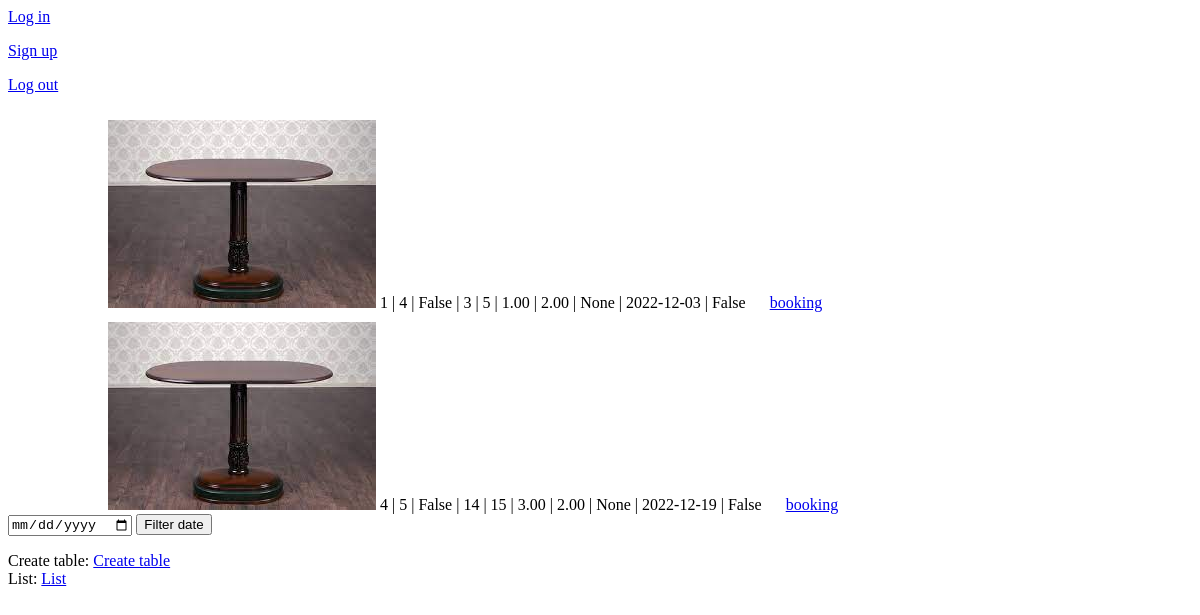
The app's page /, older data.
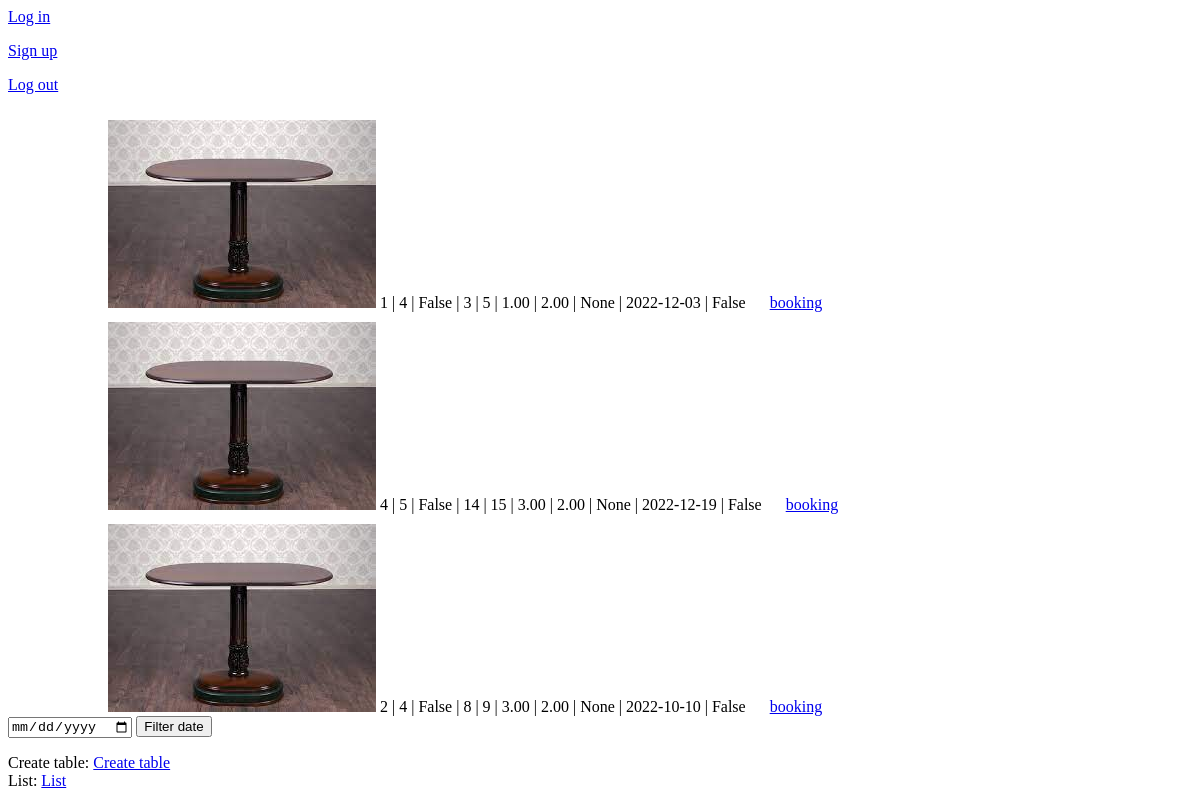
The same page, newer data.
### Site/models.py (models this page shows)
class Table(models.Model):
    number = models.IntegerField()
    num_seats = models.IntegerField()
    shape = models.BooleanField()
    x_coord = models.IntegerField()
    y_coord = models.IntegerField()
    width = models.DecimalField(max_digits=3, decimal_places=2)
    high = models.DecimalField(max_digits=3, decimal_places=2)
    radius = models.IntegerField(null=True, blank=True)
    date = models.DateField()
    booking = models.BooleanField(default=False)
    def __str__(self):
        return f'{self.number} | {self.num_seats} | {self.shape} | {self.x_coord} | {self.y_coord} | {self.width} | {self.high} | {self.radius} | {self.date} | {self.booking} '

### Site/views.py (the view)
# urls.py: path('', TableListView1.as_view(), name = 'index'),
class TableListView1(ListView):
    model = Table
    template_name = 'index.html'
    extra_context = {'date': DateInputTableForm}
    def get_queryset(self):
        if self.request.GET.get('date'):
            return self.model.objects.filter(
                date=self.request.GET['date'],
            )
        return self.model.objects.filter(booking=False)

### templates/index.html (shortened to what this page needs)
{% block content %}
<p><a href="/login">Log in</a></p>
<p><a href="/register">Sign up</a></p>
<p><a href="/">Log out</a></p>
 {% for table in table_list %}
<img class="table">
    {{ table }}<a class="order" href="{% url 'booking_table' table.pk %}">booking <br></a>
 {% endfor %}
 {% for date in date %}
 <div class = "date">
 <form method = "get" %}>
     {{ date }}
     <button type = "submit">Filter date</button>
</form>
{% endfor %}
</div>
    Create table: <a href = "{% url 'create_table' %}">Create table</a><br>
    List: <a href = "{% url 'list_tables' %}">List</a><br>
{% endblock %}

### templates/index.html (style rules this page uses)
.table { margin-left: 100px; margin-top: 10px; }
.order { margin-left: 20px; margin_bottom: 30px; }

Row changes from the older to the newer data that the page shows:
added Table: number+num_seats+shape "2 | 4 | False | 8 | 9 | 3.00 | 2.00 | None | 2022-10-10 | False"
